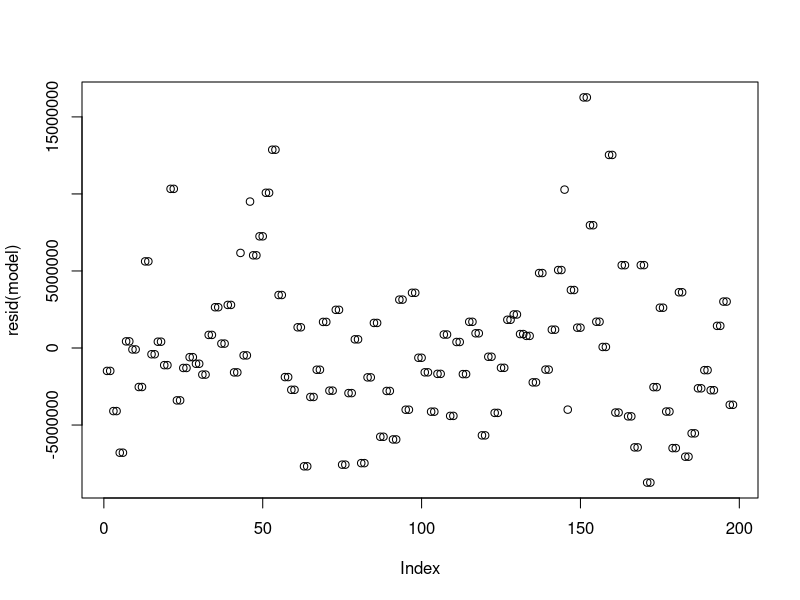
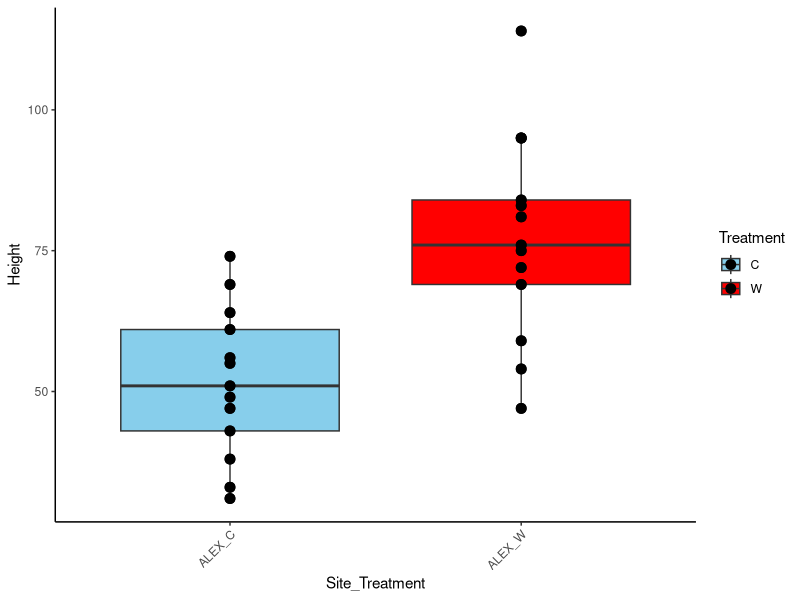
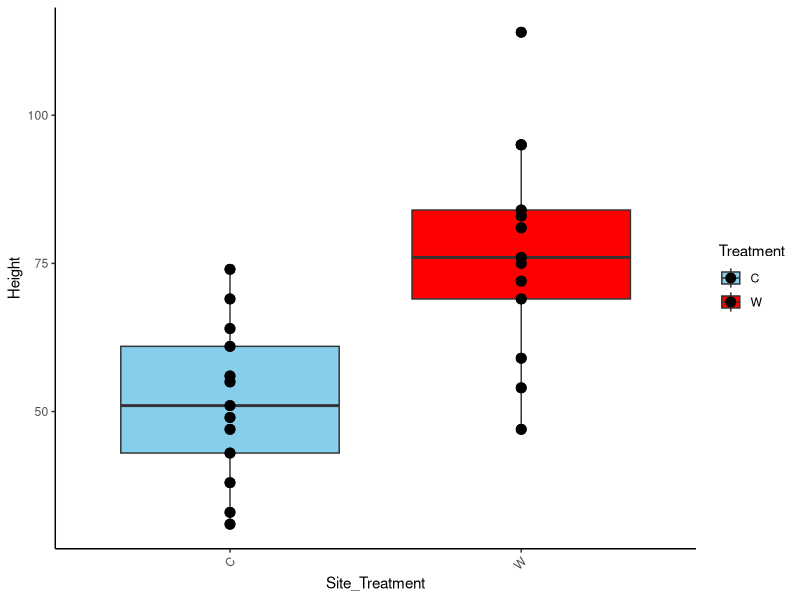
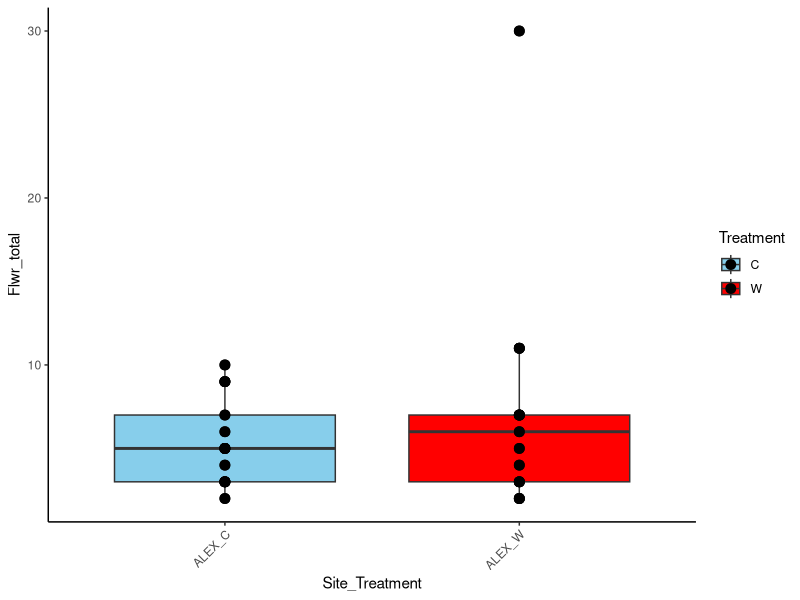
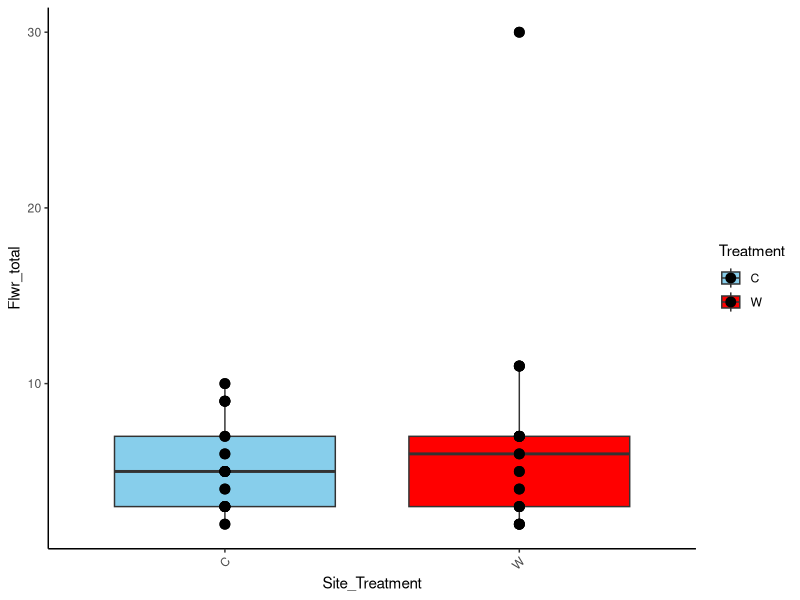
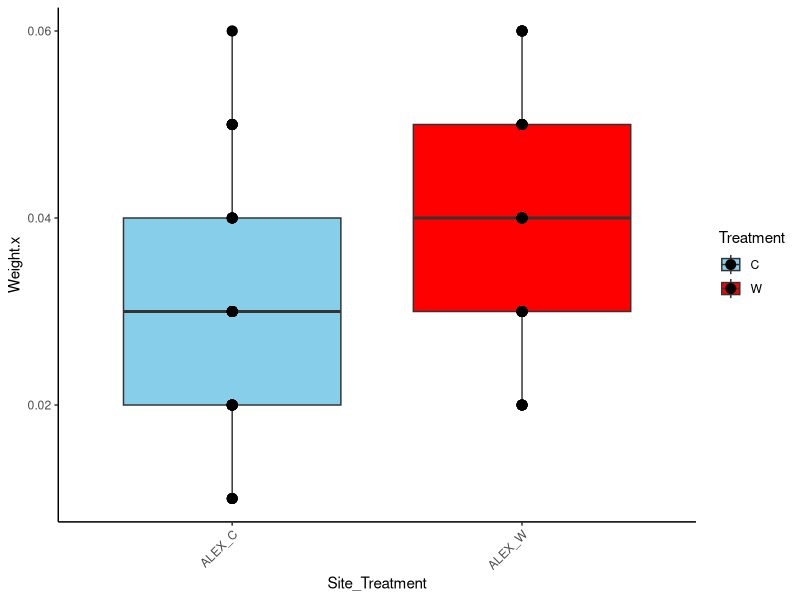
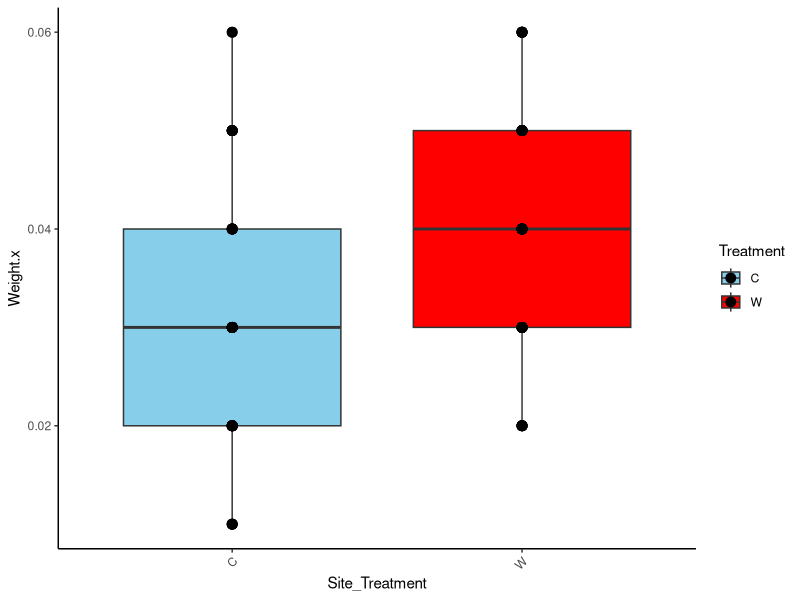
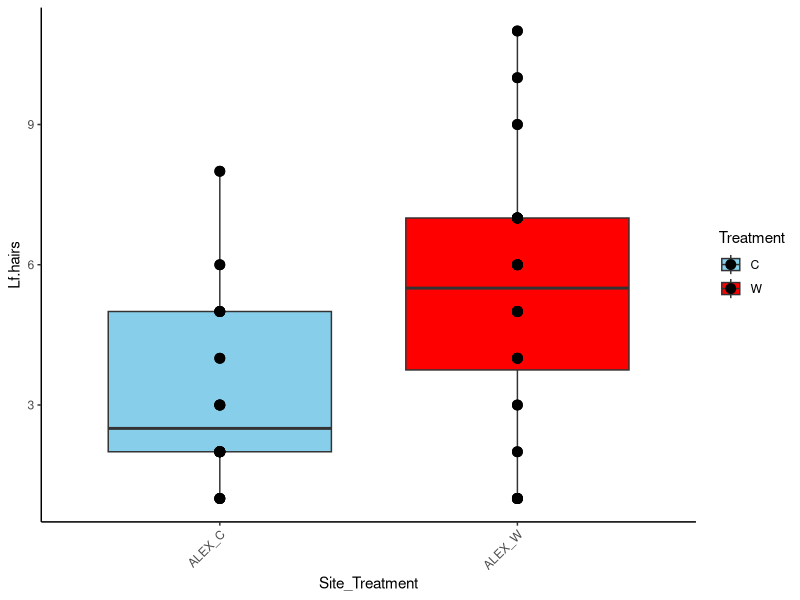

Reproduce these figures in R, in order. (Note: this script raises an error after producing the figures.)
#import

setwd("~/GitHub/Dryas_GenomeBC/10_Phenotypes")

# load data
data_field_2019 <- read.csv("data_files/dryas_field_traits_2019.csv", header=TRUE)
Total_Methylation_contexts <- read.table("data_files/bismark_summary_report.txt", sep="\t", header=TRUE)
SE_methylation_contexts <-read.table("data_files/SE_bismark_summary_report.txt", sep="\t", header=TRUE)
pheno_2018 <- read.csv("data_files/2018pheno-data_219.csv", header=TRUE)[,c(1:16)]
seed_germ_2018 <- read.csv("data_files/GermData2018Dryas.csv", header=TRUE)
seed_germ_2019 <- read.csv("data_files/Survival_Jan2021.csv", header=TRUE)
DNA_extraction_traits <- read.csv("data_files/dryas_DNA_extraction_traits.csv", header=TRUE)
meta_data_2018_Alex <- read.csv("data_files/dryas_field_metadata_2018.csv", header=TRUE)

#----------------------
# # Check aphids  and phenotype data before join with sequencing data
# data_field_20191 <- data_field_2019
# data_field_2019$Treatment <- data_field_2019$C.W.G
# data_field_2019$mix <- paste0( data_field_2019$Community, "_",  data_field_2019$C.W.G)
#
# traits <- c(  "Weight", "Lf.hairs",
#             "Aphids", "Crystals.on.lv", "X..Cap.Twist.2019")
#
# # Loop over each trait and create a plot
# for (trait in traits) {
#
#   # Filter data to remove NAs from the trait
#   Y2019_data_filtered <-  data_field_2019 %>%
#     filter(!is.na(.data[[trait]]))  # Make sure to filter NAs only
#
#   # Convert the trait to numeric (if it's not already)
#   Y2019_data_filtered[[trait]] <- as.numeric(as.character(Y2019_data_filtered[[trait]]))
#
#   # Running the Kruskal-Wallis test without using .data[[trait]]
#   kruskal_test_result <- kruskal.test(as.formula(paste(trait, "~ Treatment")), data = Y2019_data_filtered)
#
#   # Viewing the results
#   print(trait)
#   print(kruskal_test_result)
#
#   # Generate the filename for the plot
#   plot_filename <- paste0("./plots/2019_data_", trait, ".pdf")
#
#   # Save the plot to a pdf file
#   pdf(plot_filename)
#
#   # Create and save the plot
#   print(
#     ggplot(data = Y2019_data_filtered, aes(x = mix, y = .data[[trait]], fill = Treatment)) +
#       geom_boxplot() +
#       geom_point(size = 3) +
#       labs(x = "Site_Treatment", y = trait) +
#       scale_fill_manual(values = c("skyblue", "red")) +
#       theme_classic() +
#       scale_x_discrete(drop = TRUE) +  # Remove categories with NA or zero
#       theme(axis.text.x = element_text(angle = 45, hjust = 1))
#   )
#
#   # Close the pdf device
#   dev.off()
#
#   # Generate the filename for the second plot
#   plot_filename <- paste0("./plots/2019_Treatment_", trait, ".pdf")
#
#   # Save the plot to a pdf file
#   pdf(plot_filename)
#
#   # Create and save the plot
#   print(
#     ggplot(data = Y2019_data_filtered, aes(x = Treatment, y = .data[[trait]], fill = Treatment)) +
#       geom_boxplot() +
#       geom_point(size = 3) +
#       labs(x = "Site_Treatment", y = trait) +
#       scale_fill_manual(values = c("skyblue", "red"))  +
#       theme_classic() +
#       scale_x_discrete(drop = TRUE) +  # Remove categories with NA or zero
#       theme(axis.text.x = element_text(angle = 45, hjust = 1))
#   )
#
#   # Close the pdf device
#   dev.off()
# }
#-----------------------
# Format names and add IDs

Total_Methylation_contexts <- rbind(Total_Methylation_contexts, SE_methylation_contexts[c(1:2),])


# string split file names to get unique random IDs
split_filenames <- strsplit(Total_Methylation_contexts$File, "_")
extracted_values <- t( sapply(split_filenames, function(x) c(x[2], x[3], x[4])))
colnames(extracted_values) <- c("Site", "Tag", "Unique.Random.ID")
Total_Methylation_contexts1 <- cbind(extracted_values, Total_Methylation_contexts)

split_filenames1 <- strsplit(SE_methylation_contexts$File, "_")
extracted_values1 <- t( sapply(split_filenames1, function(x) c(x[1],x[2], x[3], x[4], x[5], x[6])))
SE_Methylation_contexts1 <- cbind(extracted_values1, SE_methylation_contexts)

Seed_meth <- SE_Methylation_contexts1[c(12:28),]
colnames(Seed_meth)[c(1:6)] <- c("Seedling", "Site", "W.C", "GrowChamber", "Unique.Random.ID", "Pot")
Mat_Flw_Meth <- SE_Methylation_contexts1[c(3:11),]
colnames(Mat_Flw_Meth)[c(1:5)] <- c("PhenoStage", "Site", "Plot", "Unique.Random.ID", "Tag")

# get Site_treat_plot_ID value for metadata and pheno2018 to join for unique ID 2018pheno
pheno_2018$mix <- as.factor(paste0(pheno_2018$Site, "_",pheno_2018$Plot, "_", pheno_2018$C.T, "_", pheno_2018$Plant.ID))
meta_data_2018_Alex$mix <- as.factor(paste0(meta_data_2018_Alex$Community, "_",meta_data_2018_Alex$Plot, "_", meta_data_2018_Alex$C.W.G, "_", meta_data_2018_Alex$Plant.ID))

pheno_2018_IDs <- dplyr::left_join(meta_data_2018_Alex, pheno_2018, by="mix")

#----------------------------
# join by Unique.Random.ID
Total_Methylation_contexts1$Unique.Random.ID <- as.factor(Total_Methylation_contexts1$Unique.Random.ID)
pheno_2018_IDs$Unique.Random.ID <- as.factor(pheno_2018_IDs$Unique.Random.ID)
data_field_2019$Unique.Random.ID <- as.factor(data_field_2019$Unique.Random.ID)
Mat_Flw_Meth$Unique.Random.ID <- as.factor(Mat_Flw_Meth$Unique.Random.ID)
Seed_meth$Unique.Random.ID <- as.factor(Seed_meth$Unique.Random.ID)
seed_germ_2018 $Unique.Random.ID <- as.factor(seed_germ_2018 $Unique.Random.ID)
seed_germ_2019$Unique.Random.ID <- as.factor(seed_germ_2019$Unique.Random.ID)
DNA_extraction_traits$Unique.Random.ID <- as.factor(DNA_extraction_traits$Unique.Random.ID)

# join
Total_data0 <- dplyr::left_join(Total_Methylation_contexts1, pheno_2018_IDs, by="Unique.Random.ID")
Total_data1 <- dplyr::left_join(Total_data0, data_field_2019, by="Unique.Random.ID")
Total_data2 <- dplyr::left_join(Total_data1, seed_germ_2018, by="Unique.Random.ID")
Total_data3 <- dplyr::left_join(Total_data2, seed_germ_2019, by="Unique.Random.ID")
Total_data <- dplyr::left_join(Total_data3, DNA_extraction_traits, by="Unique.Random.ID")

# join seedling data with parent data methylation
Seedling_data <- dplyr::left_join(Seed_meth, Total_data, by="Unique.Random.ID")

# join mature flower data with sen methylation data and phenology of plants
Phenology_data <- dplyr::left_join(Mat_Flw_Meth, Total_data, by="Unique.Random.ID")

colnames(Phenology_data)
colnames(Seedling_data)
colnames(Total_data)

write.table(Total_data, "Wild_Plant_Traits_Merged.tsv", sep = "\t", quote = FALSE, row.names = FALSE)
write.table(Seedling_data, "Seedling_Parent_Traits_Merged.tsv", sep = "\t", quote = FALSE, row.names = FALSE)
write.table(Phenology_data, "MatFlw_Sen_Plant_Traits_Merged.tsv", sep = "\t", quote = FALSE, row.names = FALSE)


#------------------------------
# group and summarize
library(dplyr)

Total_data$Site <- substr(Total_data$Site.x, 1, 3)
Total_data$Treatment <- substr(Total_data$File, 1, 1)
Total_data$mix <- as.factor(paste0( Total_data$Site, "_", Total_data$Treatment))

Total_data$mix_chamber <- as.factor(paste0( Total_data$Site, "_", Total_data$Treatment, "_", Total_data$Chamber))

# calculate %meth
Total_data$percent_CpG <- (Total_data$Methylated.CpGs/(Total_data$Methylated.CpGs + Total_data$Unmethylated.CpGs))*100
Total_data$percent_chg <- (Total_data$Methylated.CpGs/(Total_data$Methylated.chgs + Total_data$Unmethylated.chgs))*100
Total_data$percent_CHH <- (Total_data$Methylated.CpGs/(Total_data$Methylated.CHHs + Total_data$Unmethylated.CHHs))*100

Total_data$TotalCs <- (Total_data$Methylated.CHHs + Total_data$Unmethylated.CHHs)+(Total_data$Methylated.chgs + Total_data$Unmethylated.chgs)+(Total_data$Methylated.CpGs + Total_data$Unmethylated.CpGs)
Total_data$TotalmCs <- Total_data$Methylated.CHHs+Total_data$Methylated.chgs+Total_data$Methylated.CpGs
Total_data$TotalCHH <- (Total_data$Methylated.CHHs + Total_data$Unmethylated.CHHs)+(Total_data$Methylated.chgs + Total_data$Unmethylated.chgs)+(Total_data$Methylated.CpGs + Total_data$Unmethylated.CpGs)
Total_data$Totalchg <- (Total_data$Methylated.CHHs + Total_data$Unmethylated.CHHs)+(Total_data$Methylated.chgs + Total_data$Unmethylated.chgs)+(Total_data$Methylated.CpGs + Total_data$Unmethylated.CpGs)
Total_data$TotalCpG <- (Total_data$Methylated.CHHs + Total_data$Unmethylated.CHHs)+(Total_data$Methylated.chgs + Total_data$Unmethylated.chgs)+(Total_data$Methylated.CpGs + Total_data$Unmethylated.CpGs)


databySite <- group_by(Total_data, by=Treatment)
#summarize


sum_treatment_summary <- summarize(databySite,
                                   Aligned.Reads = sum(Aligned.Reads, na.rm = TRUE),
                                   Total.Reads = sum(Total.Reads, na.rm = TRUE),
                                   Methylated.CpGs = sum(Methylated.CpGs, na.rm = TRUE),
                                   Methylated.chgs = sum(Methylated.chgs, na.rm = TRUE),
                                   Methylated.CHHs = sum(Methylated.CHHs, na.rm = TRUE),
                                   Unmethylated.CpGs = sum(Unmethylated.CpGs, na.rm = TRUE),
                                   Unmethylated.chgs = sum(Unmethylated.chgs, na.rm = TRUE),
                                   Unmethylated.CHHs = sum(Unmethylated.CHHs, na.rm = TRUE),
                                   percent_CpG = sum(percent_CpG, na.rm = TRUE),
                                   percent_chg = sum(percent_chg, na.rm = TRUE),
                                   percent_CHH = sum(percent_CHH, na.rm = TRUE),
                                   Height = sum(Height, na.rm = TRUE),
                                   Flwr_total = sum(Flwr_total, na.rm = TRUE),
                                   Lf.Weight.2018 = sum(Weight.x, na.rm = TRUE),
                                   Lf.hairs.field = sum(Lf.hairs, na.rm = TRUE),
                                   Aphids = sum(Aphids, na.rm = TRUE),
                                   Crystals.on.lv = sum(Crystals.on.lv, na.rm = TRUE),
                                   Seed_count2018 = sum(X..seeds..all.seeds., na.rm = TRUE),
                                   Seed_weight2018 = sum(weight.all.seeds..g.mg., na.rm = TRUE),
                                   Dryas.seed.Ripeness = sum(Dryas.seed.Ripeness, na.rm = TRUE),
                                   Seed_count2019 = sum(Number.of.Seeds, na.rm = TRUE),
                                   Seed.weight2019 = sum(Seed.weight.mg, na.rm = TRUE),
                                   Percent_germ2019 = sum(Percent_germ, na.rm = TRUE),
                                   Numb.Lv = sum(Numb.Lv, na.rm = TRUE),
                                   Hair.on.leaves = sum(Hair.on.leaves, na.rm = TRUE)
)

mean_treatment_summary <- summarize(databySite,
                                    Aligned.Reads = mean(Aligned.Reads, na.rm = TRUE),
                                    Total.Reads = mean(Total.Reads, na.rm = TRUE),
                                    Methylated.CpGs = mean(Methylated.CpGs, na.rm = TRUE),
                                    Methylated.chgs = mean(Methylated.chgs, na.rm = TRUE),
                                    Methylated.CHHs = mean(Methylated.CHHs, na.rm = TRUE),
                                    Unmethylated.CpGs = mean(Unmethylated.CpGs, na.rm = TRUE),
                                    Unmethylated.chgs = mean(Unmethylated.chgs, na.rm = TRUE),
                                    Unmethylated.CHHs = mean(Unmethylated.CHHs, na.rm = TRUE),
                                    Height = mean(Height, na.rm = TRUE),
                                    Flwr_total = mean(Flwr_total, na.rm = TRUE),
                                    Lf.Weight.2018 = mean(Weight.x, na.rm = TRUE),
                                    Lf.hairs.field = mean(Lf.hairs, na.rm = TRUE),
                                    Aphids = mean(Aphids, na.rm = TRUE),
                                    Crystals.on.lv = mean(Crystals.on.lv, na.rm = TRUE),
                                    Seed_count2018 = mean(X..seeds..all.seeds., na.rm = TRUE),
                                    Seed_weight2018 = mean(weight.all.seeds..g.mg., na.rm = TRUE),
                                    Dryas.seed.Ripeness = mean(Dryas.seed.Ripeness, na.rm = TRUE),
                                    Seed_count2019 = mean(Number.of.Seeds, na.rm = TRUE),
                                    Seed.weight2019 = mean(Seed.weight.mg, na.rm = TRUE),
                                    Percent_germ2019 = mean(Percent_germ, na.rm = TRUE),
                                    Numb.Lv = mean(Numb.Lv, na.rm = TRUE),
                                    Hair.on.leaves = mean(Hair.on.leaves, na.rm = TRUE)
)
write.table(mean_treatment_summary, "mean_treatment_summary.tsv", sep = "\t", quote = FALSE, row.names = FALSE)


#----------------
#group
databySite <- group_by(Total_data, by=mix)
#summarize


sum_Site_treatment_summary <- summarize(databySite,
                                        Aligned.Reads = sum(Aligned.Reads, na.rm = TRUE),
                                        Total.Reads = sum(Total.Reads, na.rm = TRUE),
                                        Methylated.CpGs = sum(Methylated.CpGs, na.rm = TRUE),
                                        Methylated.chgs = sum(Methylated.chgs, na.rm = TRUE),
                                        Methylated.CHHs = sum(Methylated.CHHs, na.rm = TRUE),
                                        Unmethylated.CpGs = sum(Unmethylated.CpGs, na.rm = TRUE),
                                        Unmethylated.chgs = sum(Unmethylated.chgs, na.rm = TRUE),
                                        Unmethylated.CHHs = sum(Unmethylated.CHHs, na.rm = TRUE),
                                        Height = sum(Height, na.rm = TRUE),
                                        Flwr_total = sum(Flwr_total, na.rm = TRUE),
                                        Lf.Weight.2018 = sum(Weight.x, na.rm = TRUE),
                                        Lf.hairs.field = sum(Lf.hairs, na.rm = TRUE),
                                        Aphids = sum(Aphids, na.rm = TRUE),
                                        Crystals.on.lv = sum(Crystals.on.lv, na.rm = TRUE),
                                        Seed_count2018 = sum(X..seeds..all.seeds., na.rm = TRUE),
                                        Seed_weight2018 = sum(weight.all.seeds..g.mg., na.rm = TRUE),
                                        Dryas.seed.Ripeness = sum(Dryas.seed.Ripeness, na.rm = TRUE),
                                        Seed_count2019 = sum(Number.of.Seeds, na.rm = TRUE),
                                        Seed.weight2019 = sum(Seed.weight.mg, na.rm = TRUE),
                                        Percent_germ2019 = sum(Percent_germ, na.rm = TRUE),
                                        Numb.Lv = sum(Numb.Lv, na.rm = TRUE),
                                        Hair.on.leaves = sum(Hair.on.leaves, na.rm = TRUE)
)

mean_Site_treatment_summary <- summarize(databySite,
                                        Aligned.Reads = mean(Aligned.Reads, na.rm = TRUE),
                                        Total.Reads = mean(Total.Reads, na.rm = TRUE),
                                        Methylated.CpGs = mean(Methylated.CpGs, na.rm = TRUE),
                                        Methylated.chgs = mean(Methylated.chgs, na.rm = TRUE),
                                        Methylated.CHHs = mean(Methylated.CHHs, na.rm = TRUE),
                                        Unmethylated.CpGs = mean(Unmethylated.CpGs, na.rm = TRUE),
                                        Unmethylated.chgs = mean(Unmethylated.chgs, na.rm = TRUE),
                                        Unmethylated.CHHs = mean(Unmethylated.CHHs, na.rm = TRUE),
                                        Height = mean(Height, na.rm = TRUE),
                                        Flwr_total = mean(Flwr_total, na.rm = TRUE),
                                        Lf.Weight.2018 = mean(Weight.x, na.rm = TRUE),
                                        Lf.hairs.field = mean(Lf.hairs, na.rm = TRUE),
                                        Aphids = mean(Aphids, na.rm = TRUE),
                                        Crystals.on.lv = mean(Crystals.on.lv, na.rm = TRUE),
                                        Seed_count2018 = mean(X..seeds..all.seeds., na.rm = TRUE),
                                        Seed_weight2018 = mean(weight.all.seeds..g.mg., na.rm = TRUE),
                                        Dryas.seed.Ripeness = mean(Dryas.seed.Ripeness, na.rm = TRUE),
                                        Seed_count2019 = mean(Number.of.Seeds, na.rm = TRUE),
                                        Seed.weight2019 = mean(Seed.weight.mg, na.rm = TRUE),
                                        Percent_germ2019 = mean(Percent_germ, na.rm = TRUE),
                                        Numb.Lv = mean(Numb.Lv, na.rm = TRUE),
                                        Hair.on.leaves = mean(Hair.on.leaves, na.rm = TRUE)
)

write.table(mean_Site_treatment_summary, "mean_Site_treatment_summary.tsv", sep = "\t", quote = FALSE, row.names = FALSE)

#--------------------------------
# Group by low and High chambers and site

databyChamber <- group_by(Total_data, by=Site, Treatment, Chamber)
#summarize

sum_chamber_summary <- summarize(databyChamber,
                                   Percent_germ2019 = sum(Percent_germ, na.rm = TRUE),
)

#---------------------------------
#ggplot

# remove the extra samples
Total_data <- Total_data[-c(101, 202:203),]


# link Alex sites

Total_data$Site_Alex <- gsub("CAS|WIL|FER|MEA|DRY", "ALEX", Total_data$Site)

Total_data$mix <- as.factor(paste0(Total_data$Site_Alex, "_", Total_data$Treatment))

#----------------------
library(dplyr)
library(ggplot2)
library(car)
library(lme4)

# Define the trait
traits <- c(#"Aligned.Reads", "Total.Reads", "Methylated.CpGs", "Methylated.chgs", "Methylated.CHHs",
            #"Unmethylated.CpGs", "Unmethylated.chgs", "Unmethylated.CHHs",
            #"percent_CpG", "percent_chg", "percent_CHH",
            #"TotalCpG", "Totalchg", "TotalCHH", "TotalmCs", "TotalCs")
             "Height", "Flwr_total", "Weight.x", "Lf.hairs",
             "Aphids",  "X..seeds..all.seeds.", "weight.all.seeds..g.mg.",
             "Dryas.seed.Ripeness", "Number.of.Seeds", "Seed.weight.mg",
             "Percent_germ", "Numb.Lv", "Hair.on.leaves")

Total_data$Methylated.CHHs[which(Total_data$Methylated.CHHs>1e8)] <- NA

# Loop over each trait and create a plot
for (trait in traits) {
  # Filter data to remove NAs and zeros from the trait
  Total_data_filtered <- Total_data %>%
    filter(!is.na(.data[[trait]]) & .data[[trait]] != 0)

  # Convert the trait to numeric (if it's not already)
  Total_data_filtered[[trait]] <- as.numeric(as.character(Total_data_filtered[[trait]]))

  # Running the Kruskal-Wallis test without using .data[[trait]]
  kruskal_test_result <- kruskal.test(as.formula(paste(trait, "~ Treatment")), data = Total_data_filtered)

  # Viewing the results
  print(trait)
  print(kruskal_test_result)

  #----------------------------
  model <- lmer(as.formula(paste(trait, "~ Treatment+(1 | Site)")), data = Total_data)
  summary(model)
  #plot(resid(model))
  # Type II ANOVA
  print(Anova(model, type = 2))

  #----------------------------
  # Generate the filename for the plot
  plot_filename <- paste0("./plots/", trait, ".pdf")

  # Save the plot to a pdf file
  pdf(plot_filename)

  # Create and save the plot
  print(
    ggplot(data = Total_data_filtered, aes(x = mix, y = .data[[trait]], fill =Treatment)) +
      geom_boxplot() +
      geom_point(size = 3) +
      labs(x = "Site_Treatment", y = trait) +
      scale_fill_manual(values = c("skyblue", "red") ) +
      theme_classic() +
      scale_x_discrete(drop = TRUE) +  # Remove categories with NA or zero
      theme(axis.text.x = element_text(angle = 45, hjust = 1))
  )

  # Close the pdf device
  dev.off()

  # Generate the filename for the plot
  plot_filename <- paste0("./plots/Treatment_", trait, ".pdf")

  # Save the plot to a pdf file
  pdf(plot_filename)

  # Create and save the plot
  print(
    ggplot(data = Total_data_filtered, aes(x =Treatment, y = .data[[trait]], fill = Treatment)) +
      geom_boxplot() +
      geom_point(size = 3) +
      labs(x = "Site_Treatment", y = trait) +
      scale_fill_manual(values = c("skyblue", "red"))  +
      theme_classic() +
      scale_x_discrete(drop = TRUE) +  # Remove categories with NA or zero
      theme(axis.text.x = element_text(angle = 45, hjust = 1))
  )

  # Close the pdf device
  dev.off()
}

#############################
# Make plot of Germination in each growth chamber by site

trait="Percent_germ"
# Filter data to remove NAs and zeros from the trait
Total_data_filtered <- Total_data %>%
  filter(!is.na(.data[[trait]]) & .data[[trait]] != 0)

# Convert the trait to numeric (if it's not already)
Total_data_filtered[[trait]] <- as.numeric(as.character(Total_data_filtered[[trait]]))

Total_data_filtered$Site_Chamber <- paste0(Total_data_filtered$Site_Alex, "_", Total_data_filtered$Chamber)
# Generate the filename for the plot
plot_filename <- paste0("./plots/Site_Chamber_", trait, ".pdf")

# Save the plot to a pdf file
pdf(plot_filename)

# Create and save the plot
print(
  ggplot(data = Total_data_filtered, aes(x =Site_Chamber, y = .data[[trait]])) +
    geom_boxplot() +
    geom_point(size = 3) +
    labs(x = "Site_Treatment", y = trait) +
    theme_classic() +
    theme(axis.text.x = element_text(angle = 45, hjust = 1))
)

# Close the pdf device
dev.off()

plot_filename <- paste0("./plots/Chamber_", trait, ".pdf")

# Save the plot to a pdf file
pdf(plot_filename)

# Create and save the plot
print(
  ggplot(data = Total_data_filtered, aes(x =Chamber, y = .data[[trait]])) +
    geom_boxplot() +
    geom_point(size = 3) +
    labs(x = "Site_Treatment", y = trait) +
    theme_classic() +
    theme(axis.text.x = element_text(angle = 45, hjust = 1))
)

# Close the pdf device
dev.off()


####################################
# check significance of total methylation in each context

# Fit the MANOVA model
model <- manova(cbind(Methylated.CpGs, Methylated.chgs, Methylated.CHHs) ~ Treatment+Site, data = Total_data)

# Print the summary of the MANOVA
summary(model)

# You can also get a detailed result using:
summary(model, test = "Wilks")  # Wilks' Lambda test is commonly used

# Df   Wilks approx F num Df den Df  Pr(>F)
# Treatment   1 0.95319   3.0937      3 189.00 0.02819 *
#   Site        7 0.38312  10.2627     21 543.26 < 2e-16 ***
#   Residuals 191
# ---
#   Signif. codes:  0 ‘***’ 0.001 ‘**’ 0.01 ‘*’ 0.05 ‘.’ 0.1 ‘ ’ 1

#--------------------
# Fit the ANOVA model
anova_model <- aov(Methylated.CpGs ~ Treatment +Site, data = Total_data)

# Print the summary of the ANOVA
summary(anova_model)

# Df    Sum Sq   Mean Sq F value Pr(>F)
# Treatment     1 9.954e+13 9.954e+13   3.605 0.0591 .
# Site          7 3.184e+15 4.548e+14  16.473 <2e-16 ***
#   Residuals   191 5.274e+15 2.761e+13

#--------------------------
# Fit the ANOVA model
anova_model <- aov(Methylated.chgs ~ Treatment + Site, data = Total_data)

# Print the summary of the ANOVA
summary(anova_model)

# Df    Sum Sq   Mean Sq F value   Pr(>F)
# Treatment     1 9.104e+13 9.104e+13   7.438  0.00698 **
#   Site          7 1.295e+15 1.850e+14  15.113 1.17e-15 ***
#   Residuals   191 2.338e+15 1.224e+13

#------------------------
# Example data (replace with your own dataset)

# Fit the ANOVA model
anova_model <- aov(Methylated.CHHs ~ Treatment +Site, data = Total_data)

# Print the summary of the ANOVA
summary(anova_model)

# Df    Sum Sq   Mean Sq F value  Pr(>F)
# Treatment     1 6.243e+14 6.243e+14   5.855 0.01647 *
#   Site          7 2.526e+15 3.609e+14   3.385 0.00198 **
#   Residuals   191 2.036e+16 1.066e+14

##############################
# if not normally distributed

# Running the Kruskal-Wallis test
kruskal_test_result <- kruskal.test(Methylated.CHHs ~ Treatment, data = Total_data)

# Viewing the results
print(kruskal_test_result)

# data:  Methylated.CHHs by Treatment
# Kruskal-Wallis chi-squared = 6.0665, df = 1, p-value = 0.01378

#----------------------
# Running the Kruskal-Wallis test
kruskal_test_result <- kruskal.test(Unmethylated.CHHs ~ Treatment, data = Total_data)

# Viewing the results
print(kruskal_test_result)

#data:  Unmethylated.CHHs by Treatment
#Kruskal-Wallis chi-squared = 0.9745, df = 1, p-value = 0.3236
#---------------------
# Running the Kruskal-Wallis test
kruskal_test_result <- kruskal.test(percent_CHH ~ Treatment, data = Total_data)

# Viewing the results
print(kruskal_test_result)

#data:  percent_CHH by Treatment
#Kruskal-Wallis chi-squared = 1.3986, df = 1, p-value = 0.237

###########################################
library(lme4)
# Fit a mixed-effects model
model <- lmer(Methylated.CHHs ~ Treatment + (1 | Site), data = Total_data)

# View model summary
summary(model)

plot(resid(model))

# get significance
install.packages("car")
library(car)

# Type II ANOVA
Anova(model, type = 2)

# Treatment 5.8553  1    0.01553 *

####################################
# Test percentage specifically

# Fit the MANOVA model
model <- manova(cbind(percent_CpG,percent_chg, percent_CHH) ~ Treatment+Site, data = Total_data)

# Print the summary of the MANOVA
summary(model)

# You can also get a detailed result using:
summary(model, test = "Wilks")  # Wilks' Lambda test is commonly used

# Df   Wilks approx F num Df den Df  Pr(>F)
# Treatment   1 0.96888    3.051      2    190 0.04964 *
#   Site        7 0.37351   17.270     14    380 < 2e-16 ***
#   Residuals 191

#--------------------------
# Fit the ANOVA model
anova_model <- aov(percent_CpG ~ Treatment + Site, data = Total_data)

# Print the summary of the ANOVA
summary(anova_model)

# Df Sum Sq Mean Sq F value Pr(>F)
# Treatment     1   15.0   14.98   4.305 0.0393 *
#   Site          7 1723.2  246.18  70.741 <2e-16 ***
#   Residuals   191  664.7    3.48

#--------------------------
# Fit the ANOVA model
anova_model <- aov(percent_chg ~ Treatment + Site, data = Total_data)

# Print the summary of the ANOVA
summary(anova_model)

# Df Sum Sq Mean Sq F value Pr(>F)
# Treatment     1   6.64    6.64   4.763 0.0303 *
#   Site          7 314.97   45.00  32.269 <2e-16 ***
#   Residuals   191 266.33    1.39

#------------------------
# Example data (replace with your own dataset)

# Fit the ANOVA model
anova_model <- aov(percent_CHH ~ Treatment +Site, data = Total_data)

# Print the summary of the ANOVA
summary(anova_model)

# Df Sum Sq Mean Sq F value Pr(>F)
# Treatment     1  0.176  0.1762   3.735 0.0548 .
# Site          7  8.560  1.2228  25.922 <2e-16 ***
#   Residuals   191  9.010  0.0472

###########################################

# Fit the MANOVA model
model <- manova(cbind(Unmethylated.CpGs, Unmethylated.chgs, Unmethylated.CHHs) ~ Treatment+Site, data = Total_data)

# Print the summary of the MANOVA
summary(model)

# You can also get a detailed result using:
summary(model, test = "Wilks")  # Wilks' Lambda test is commonly used

# Df   Wilks approx F num Df den Df Pr(>F)
# Treatment   1 0.97083   1.8927      3 189.00 0.1322
# Site        7 0.19677  19.6995     21 543.26 <2e-16 ***
#   Residuals 191
# ---
#   Signif. codes:  0 ‘***’ 0.001 ‘**’ 0.01 ‘*’ 0.05 ‘.’ 0.1 ‘ ’ 1


#---------------
# Fit the ANOVA model
anova_model <- aov(TotalmCs ~ Treatment +Site, data = Total_data)

# Print the summary of the ANOVA
summary(anova_model)
# Treatment     1 1.981e+15 1.981e+15   6.830  0.00968 **
#   Site          7 1.710e+16 2.443e+15   8.427 5.68e-09 ***
#   Residuals   191 5.538e+16 2.900e+14
# ---

#------------------
# Fit the ANOVA model
anova_model <- aov(TotalCs ~ Treatment +Site, data = Total_data)

# Print the summary of the ANOVA
summary(anova_model)

# Df    Sum Sq   Mean Sq F value   Pr(>F)
# Treatment     1 2.041e+16 2.041e+16   0.780    0.378
# Site          7 1.202e+18 1.717e+17   6.559 6.01e-07 ***
#   Residuals   191 5.001e+18 2.618e+16
#




##############################
# Traits measured across all sites

# Fit the MANOVA model
model <- manova(cbind(Lf.hairs,Number.of.Seeds, Percent_germ, Weight.x, Seed.weight.mg) ~ Treatment+Site, data = Total_data)

# Print the summary of the MANOVA
summary(model)

# You can also get a detailed result using:
summary(model, test = "Wilks")  # Wilks' Lambda test is commonly used

# Df   Wilks approx F num Df den Df    Pr(>F)
# Treatment  1 0.43504   7.7919      5     30 8.499e-05 ***
#   Site       2 0.67394   1.3087     10     60    0.2467
# Residuals 34
# ---
#   Signif. codes:  0 ‘***’ 0.001 ‘**’ 0.01 ‘*’ 0.05 ‘.’ 0.1 ‘ ’ 1


#############################

# Fit the ANOVA model
anova_model <- aov(Lf.hairs ~ Treatment + Site, data = Total_data)

# Print the summary of the ANOVA
summary(anova_model)

# Df Sum Sq Mean Sq F value   Pr(>F)
# Treatment    1  161.8  161.78  28.704 6.95e-07 ***
#   Site         4  205.7   51.43   9.125 3.42e-06 ***
#   Residuals   86  484.7    5.64
# ---
#   Signif. codes:  0 ‘***’ 0.001 ‘**’ 0.01 ‘*’ 0.05 ‘.’ 0.1 ‘ ’ 1
# 108 observations deleted due to missingness
#---------------------------

# Fit the ANOVA model
anova_model <- aov(Number.of.Seeds ~ Treatment + Site, data = Total_data)

# Print the summary of the ANOVA
summary(anova_model)

# Df Sum Sq Mean Sq F value   Pr(>F)
# Treatment     1   1356  1355.6  22.440 6.14e-06 ***
#   Site          5   1337   267.5   4.428 0.000993 ***
#   Residuals   117   7068    60.4
# ---
#   Signif. codes:  0 ‘***’ 0.001 ‘**’ 0.01 ‘*’ 0.05 ‘.’ 0.1 ‘ ’ 1
# 76 observations deleted due to missingness
#---------------------------
# Fit the ANOVA model
anova_model <- aov(Percent_germ ~ Treatment + Site, data = Total_data)

# Print the summary of the ANOVA
summary(anova_model)
# Df Sum Sq Mean Sq F value   Pr(>F)
# Treatment     1 0.0215 0.02150   2.445 0.120931
# Site          5 0.2375 0.04751   5.401 0.000184 ***
#   Residuals   105 0.9236 0.00880
# ---
#   Signif. codes:  0 ‘***’ 0.001 ‘**’ 0.01 ‘*’ 0.05 ‘.’ 0.1 ‘ ’ 1
# 88 observations deleted due to missingness

###################################


# Take a look at seedlings data
# Seedling_data

#------------------------------
# group and summarize

library(dplyr)

Seedling_data$Treatment <-Seedling_data$W.C
Seedling_data$mix <- as.factor(paste0( Seedling_data$Site, "_", Seedling_data$W.C))

Seedling_data$mix_chamber <- as.factor(paste0( Seedling_data$Site, "_", Seedling_data$Treatment, "_", Seedling_data$Chamber))

#group
databySite <- group_by(Seedling_data, by=mix_chamber)
#summarize


sum_Site_treatment_summary <- summarize(databySite,
                                        Aligned.Reads.x = sum(Aligned.Reads.x, na.rm = TRUE),
                                        Total.Reads.x = sum(Total.Reads.x, na.rm = TRUE),
                                        Methylated.CpGs.x = sum(Methylated.CpGs.x, na.rm = TRUE),
                                        Methylated.chgs.x = sum(Methylated.chgs.x, na.rm = TRUE),
                                        Methylated.CHHs.x = sum(Methylated.CHHs.x, na.rm = TRUE),
                                        Unmethylated.CpGs.x = sum(Unmethylated.CpGs.x, na.rm = TRUE),
                                        Unmethylated.chgs.x = sum(Unmethylated.chgs.x, na.rm = TRUE),
                                        Unmethylated.CHHs.x = sum(Unmethylated.CHHs.x, na.rm = TRUE),

                                        Aligned.Reads.y = sum(Aligned.Reads.y, na.rm = TRUE),
                                        Total.Reads.y = sum(Total.Reads.y, na.rm = TRUE),
                                        Methylated.CpGs.y = sum(Methylated.CpGs.y, na.rm = TRUE),
                                        Methylated.chgs.y = sum(Methylated.chgs.y, na.rm = TRUE),
                                        Methylated.CHHs.y = sum(Methylated.CHHs.y, na.rm = TRUE),
                                        Unmethylated.CpGs.y = sum(Unmethylated.CpGs.y, na.rm = TRUE),
                                        Unmethylated.chgs.y = sum(Unmethylated.chgs.y, na.rm = TRUE),
                                        Unmethylated.CHHs.y = sum(Unmethylated.CHHs.y, na.rm = TRUE),


                                        Height = sum(Height, na.rm = TRUE),
                                        Flwr_total = sum(Flwr_total, na.rm = TRUE),
                                        Lf.Weight.2018 = sum(Weight.x, na.rm = TRUE),
                                        Lf.hairs.field = sum(Lf.hairs, na.rm = TRUE),
                                        Aphids = sum(Aphids, na.rm = TRUE),
                                        Crystals.on.lv = sum(Crystals.on.lv, na.rm = TRUE),
                                        Seed_count2018 = sum(X..seeds..all.seeds., na.rm = TRUE),
                                        Seed_weight2018 = sum(weight.all.seeds..g.mg., na.rm = TRUE),
                                        Dryas.seed.Ripeness = sum(Dryas.seed.Ripeness, na.rm = TRUE),
                                        Seed_count2019 = sum(Number.of.Seeds, na.rm = TRUE),
                                        Seed.weight2019 = sum(Seed.weight.mg, na.rm = TRUE),
                                        Percent_germ2019 = sum(Percent_germ, na.rm = TRUE),
                                        Numb.Lv = sum(Numb.Lv, na.rm = TRUE),
                                        Hair.on.leaves = sum(Hair.on.leaves, na.rm = TRUE)
)

mean_Site_treatment_summary <- summarize(databySite,
                                         Aligned.Reads.x = mean(Aligned.Reads.x, na.rm = TRUE),
                                         Total.Reads.x = mean(Total.Reads.x, na.rm = TRUE),
                                         Methylated.CpGs.x = mean(Methylated.CpGs.x, na.rm = TRUE),
                                         Methylated.chgs.x = mean(Methylated.chgs.x, na.rm = TRUE),
                                         Methylated.CHHs.x = mean(Methylated.CHHs.x, na.rm = TRUE),
                                         Unmethylated.CpGs.x = mean(Unmethylated.CpGs.x, na.rm = TRUE),
                                         Unmethylated.chgs.x = mean(Unmethylated.chgs.x, na.rm = TRUE),
                                         Unmethylated.CHHs.x = mean(Unmethylated.CHHs.x, na.rm = TRUE),

                                         Aligned.Reads.y = mean(Aligned.Reads.y, na.rm = TRUE),
                                         Total.Reads.y = mean(Total.Reads.y, na.rm = TRUE),
                                         Methylated.CpGs.y = mean(Methylated.CpGs.y, na.rm = TRUE),
                                         Methylated.chgs.y = mean(Methylated.chgs.y, na.rm = TRUE),
                                         Methylated.CHHs.y = mean(Methylated.CHHs.y, na.rm = TRUE),
                                         Unmethylated.CpGs.y = mean(Unmethylated.CpGs.y, na.rm = TRUE),
                                         Unmethylated.chgs.y = mean(Unmethylated.chgs.y, na.rm = TRUE),
                                         Unmethylated.CHHs.y = mean(Unmethylated.CHHs.y, na.rm = TRUE),


                                         Height = mean(Height, na.rm = TRUE),
                                         Flwr_total = mean(Flwr_total, na.rm = TRUE),
                                         Lf.Weight.2018 = mean(Weight.x, na.rm = TRUE),
                                         Lf.hairs.field = mean(Lf.hairs, na.rm = TRUE),
                                         Aphids = mean(Aphids, na.rm = TRUE),
                                         Crystals.on.lv = mean(Crystals.on.lv, na.rm = TRUE),
                                         Seed_count2018 = mean(X..seeds..all.seeds., na.rm = TRUE),
                                         Seed_weight2018 = mean(weight.all.seeds..g.mg., na.rm = TRUE),
                                         Dryas.seed.Ripeness = mean(Dryas.seed.Ripeness, na.rm = TRUE),
                                         Seed_count2019 = mean(Number.of.Seeds, na.rm = TRUE),
                                         Seed.weight2019 = mean(Seed.weight.mg, na.rm = TRUE),
                                         Percent_germ2019 = mean(Percent_germ, na.rm = TRUE),
                                         Numb.Lv = mean(Numb.Lv, na.rm = TRUE),
                                         Hair.on.leaves = mean(Hair.on.leaves, na.rm = TRUE)
)

#----------------------
library(dplyr)
library(ggplot2)

# Define the trait
traits <- c("Aligned.Reads.x", "Total.Reads.x", "Methylated.CpGs.x", "Methylated.chgs.x", "Methylated.CHHs.x",
            "Unmethylated.CpGs.x", "Unmethylated.chgs.x", "Unmethylated.CHHs.x",
            "Height", "Flwr_total", "Weight.x", "Lf.hairs",
              "X..seeds..all.seeds.", "weight.all.seeds..g.mg.",
            "Dryas.seed.Ripeness", "Number.of.Seeds", "Seed.weight.mg",
            "Percent_germ", "Numb.Lv", "Hair.on.leaves")

#"Aphids""Crystals.on.lv",

# Loop over each trait and create a plot
for (trait in traits) {
  # Filter data to remove NAs and zeros from the trait
  Seedling_data_filtered <- Seedling_data %>%
    filter(!is.na(.data[[trait]]) & .data[[trait]] != 0)

  # Convert the trait to numeric (if it's not already)
  Seedling_data_filtered[[trait]] <- as.numeric(as.character(Seedling_data_filtered[[trait]]))

  # Generate the filename for the plot
  plot_filename <- paste0("./plots_seedlings/", trait, ".pdf")

  # Save the plot to a pdf file
  pdf(plot_filename)

  # Create and save the plot
  print(
    ggplot(data = Seedling_data_filtered, aes(x = mix, y = .data[[trait]], fill =Treatment)) +
      geom_boxplot() +
      geom_point(size = 3) +
      labs(x = "Site_Treatment", y = trait) +
      scale_fill_manual(values = c("skyblue", "red") ) +
      theme_classic() +
      scale_x_discrete(drop = TRUE) +  # Remove categories with NA or zero
      theme(axis.text.x = element_text(angle = 45, hjust = 1))
  )

  # Close the pdf device
  dev.off()

  # Generate the filename for the plot
  plot_filename <- paste0("./plots_seedlings/Treatment_", trait, ".pdf")

  # Save the plot to a pdf file
  pdf(plot_filename)

  # Create and save the plot
  print(
    ggplot(data = Seedling_data_filtered, aes(x =Treatment, y = .data[[trait]], fill = Treatment)) +
      geom_boxplot() +
      geom_point(size = 3) +
      labs(x = "Site_Treatment", y = trait) +
      scale_fill_manual(values = c("skyblue", "red"))  +
      theme_classic() +
      scale_x_discrete(drop = TRUE) +  # Remove categories with NA or zero
      theme(axis.text.x = element_text(angle = 45, hjust = 1))
  )

  # Close the pdf device
  dev.off()
}

####################################
# check significance of total methylation in each context

# Fit the MANOVA model
model <- manova(cbind(Methylated.CpGs.x, Methylated.chgs.x, Methylated.CHHs.x) ~ Treatment+Site, data = Seedling_data)

# Print the summary of the MANOVA
summary(model)

# You can also get a detailed result using:
summary(model, test = "Wilks")  # Wilks' Lambda test is commonly used

# Df   Pillai approx F num Df den Df Pr(>F)
# Treatment  1 0.027282  0.26177      3     28 0.8523
# Site       2 0.279923  1.57314      6     58 0.1714
# Residuals 30
